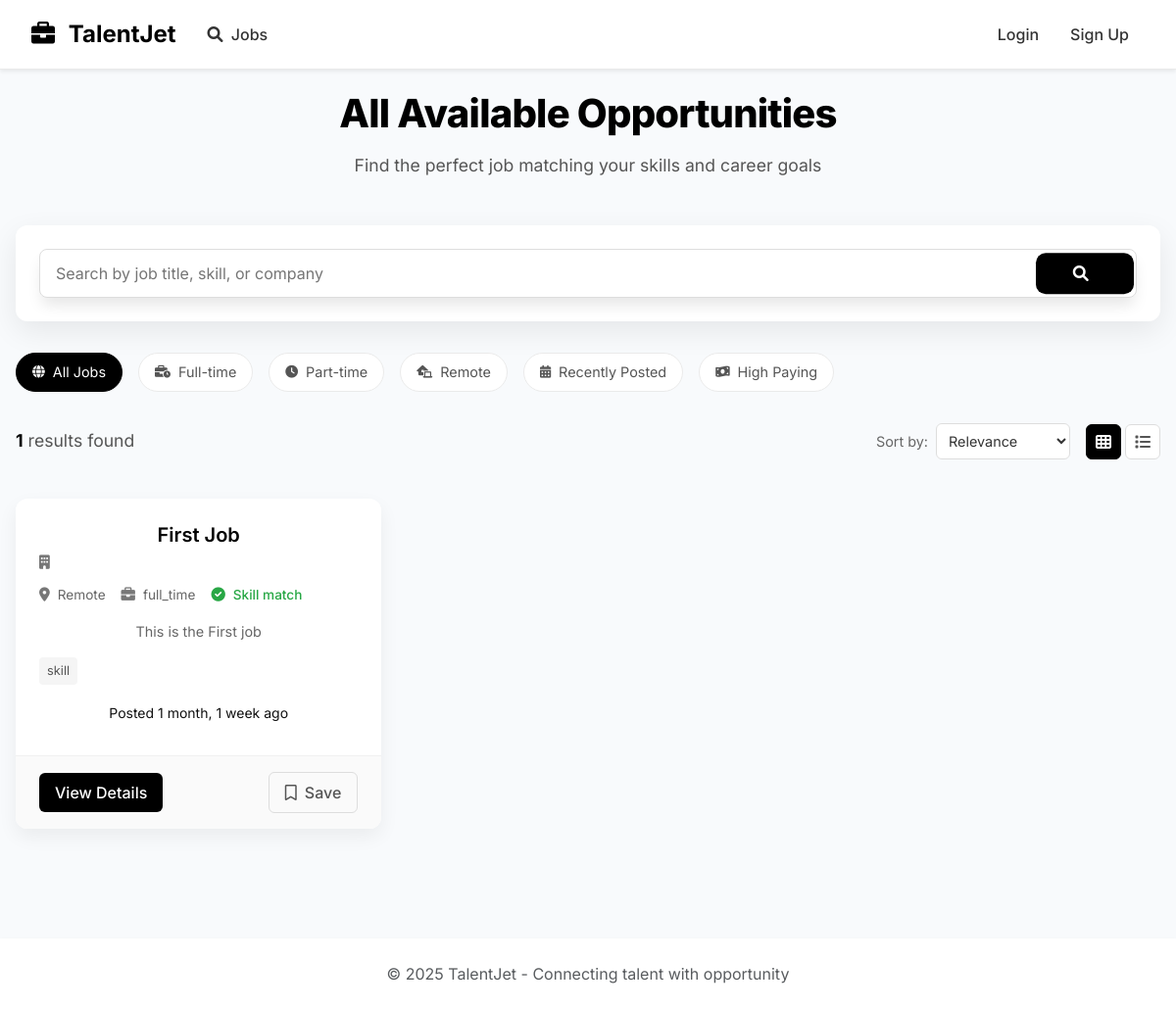
The app's page /search/, older data.
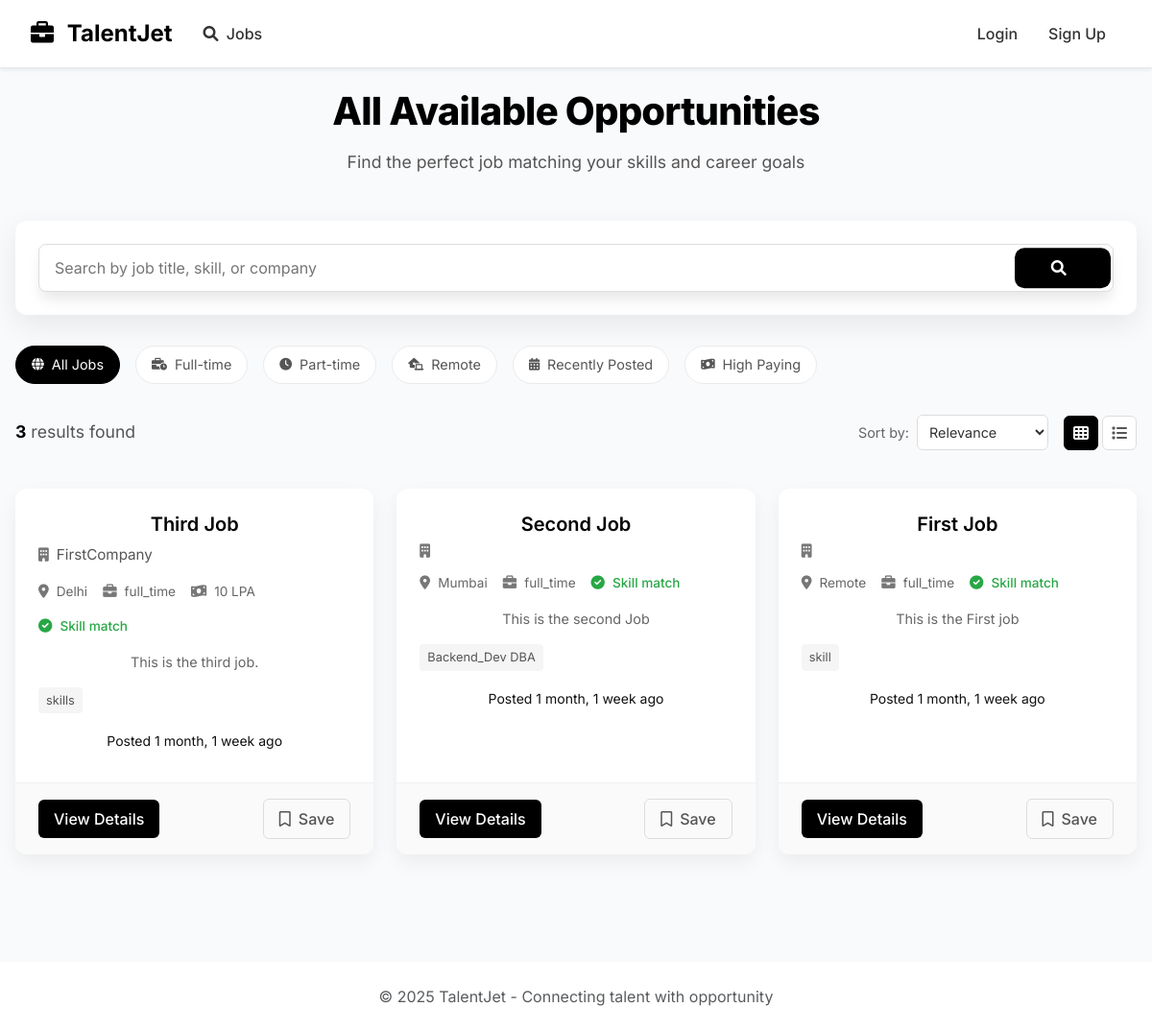
The same page, newer data.
### jobs/models.py (models this page shows, shortened)
class Job(models.Model):
    JOB_TYPES = (
        ('full_time', 'Full Time'),
        ('part_time', 'Part Time'),
        ('contract', 'Contract'),
    )
    EXPERIENCE_LEVELS = (
        ('entry', 'Entry Level'),
        ('mid', 'Mid Level'),
        ('senior', 'Senior Level'),
    )
    title = models.CharField(max_length=255)
    company = models.CharField(max_length=255, blank=True, default="")
    description = models.TextField()
    location = models.CharField(max_length=100, blank=True)
    experience_level = models.CharField(max_length=20, choices=EXPERIENCE_LEVELS, default='entry')
    job_type = models.CharField(max_length=20, choices=JOB_TYPES, default='full_time')
    salary = models.CharField(max_length=100, blank=True, help_text="E.g., $50K-$70K or Competitive")
    posted_at = models.DateTimeField(auto_now_add=True)
    recruiter = models.ForeignKey(CustomUser, on_delete=models.CASCADE, related_name='posted_jobs')
    required_skills = models.CharField(max_length=255)

### talentjet/views.py (the view)
# urls.py: path('search/', views.search_results, name='search_results'),
def search_results(request):
    search_query = request.GET.get('q', '')
    if search_query:
        results = Job.objects.filter(
            Q(title__icontains=search_query) |
            Q(description__icontains=search_query) |
            Q(company__icontains=search_query) |
            Q(location__icontains=search_query) |
            Q(required_skills__icontains=search_query)
        ).order_by('-posted_at')
    else:
        results = Job.objects.all().order_by('-posted_at')
    context = {
        'search_query': search_query,
        'results': results,
    }
    return render(request, 'search/search_results.html', context)

### templates/search/search_results.html (shortened to what the changed rows need)
{% extends 'base.html' %}
{% load static %}
{% block extra_css %}
<link rel="stylesheet" href="{% static 'css/monochrome.css' %}?v=1.4">
<link rel="stylesheet" href="{% static 'css/search_results.css' %}?v=1.4">
{% endblock %}
{% block content %}
<div class="search-container">
    <div class="search-header">
        <h1 class="search-title">
            {% if search_query %}
                Search results for <span class="search-term">{{ search_query }}</span>
            {% else %}
                All Available Opportunities
            {% endif %}
        </h1>
    </div>
    <div class="results-info">
        <div class="results-count">
            {% if results %}
                <strong>{{ results|length }}</strong> results found
            {% else %}
                No results found
            {% endif %}
        </div>
    </div>
    {% if results %}
        <div class="results-grid" id="results-container">
            {% for result in results %}
                <div class="result-card"
                     data-job-type="{{ result.job_type|lower|cut:" " }}"
                     data-location="{{ result.location|default:"Remote" }}"
                     data-salary="{{ result.salary|default:"0" }}"
                     data-posted-at="{{ result.posted_at|date:'Y-m-d' }}"
                     data-index="{{ forloop.counter }}">
                    <div class="card-body">
                        <div class="card-main">
                            <h3 class="card-title">
                                <a href="{{ result.get_absolute_url }}">{{ result.title }}</a>
                            </h3>
                            <div class="card-company">
                                <i class="fas fa-building"></i>
                                {{ result.company }}
                            </div>
                            <div class="card-highlight-row">
                                <div class="card-highlight">
                                    <i class="fas fa-map-marker-alt"></i>
                                    {{ result.location|default:"Remote" }}
                                </div>
                                <div class="card-highlight">
                                    <i class="fas fa-briefcase"></i>
                                    {{ result.job_type }}
                                </div>
                                {% if result.salary %}
                                    <div class="card-highlight">
                                        <i class="fas fa-money-bill-wave"></i>
                                        {{ result.salary }}
                                    </div>
                                {% endif %}
                                {% if search_query in result.required_skills %}
                                    <div class="card-highlight match">
                                        <i class="fas fa-check-circle"></i>
                                        Skill match
                                    </div>
                                {% endif %}
                            </div>
                            <div class="card-description">
                                {{ result.description|safe|truncatechars:150 }}
                            </div>
                            <div class="card-skills">
                                {% if result.required_skills %}
                                    <span class="card-skill">{{ result.required_skills }}</span>
                                {% endif %}
                            </div>
                        </div>
                        <div class="card-side">
                            <div class="card-posted mb-2">
                                <small>Posted {{ result.posted_at|timesince }} ago</small>
                            </div>
                        </div>
                    </div>
                    <div class="card-footer">
                        <a href="{% url 'job_detail' result.id %}" class="btn-apply">View Details</a>
                        <button class="btn-save" onclick="toggleSave(this, {{ result.id }})">
                            <i class="far fa-bookmark"></i>
                            <span>Save</span>
                        </button>
                    </div>
                </div>
            {% endfor %}
        </div>
    {% endif %}
</div>
{% endblock %}

Row changes from the older to the newer data that the page shows:
added Job: title "Third Job", company "FirstCompany", location "Delhi", job_type "full_time", salary "10 LPA", shows "Skill match", description "This is the third job.", required_skills "skills", posted_at "1 month, 1 week"
added Job: title "Second Job", location "Mumbai", job_type "full_time", shows "Skill match", description "This is the second Job", required_skills "Backend_Dev DBA", posted_at "1 month, 1 week"
Text that changed along with them:
{{ results|length }}: "1" → "3"
